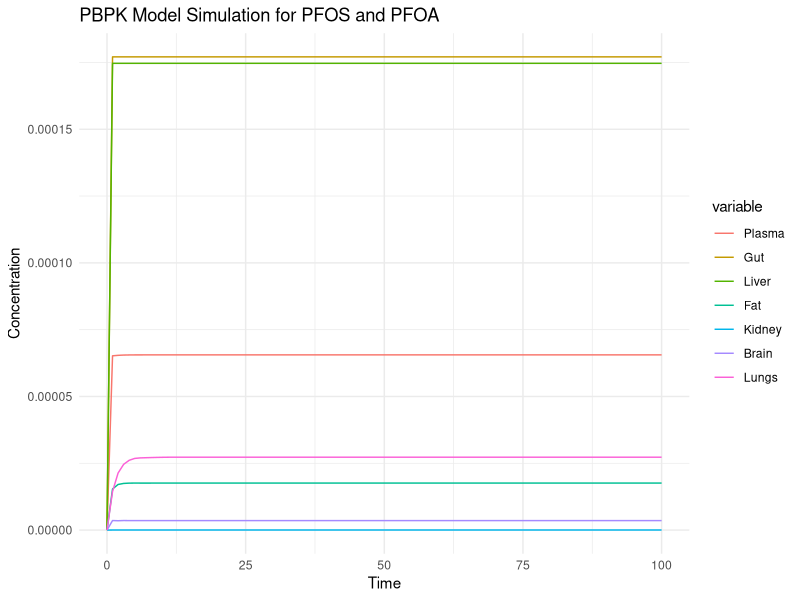
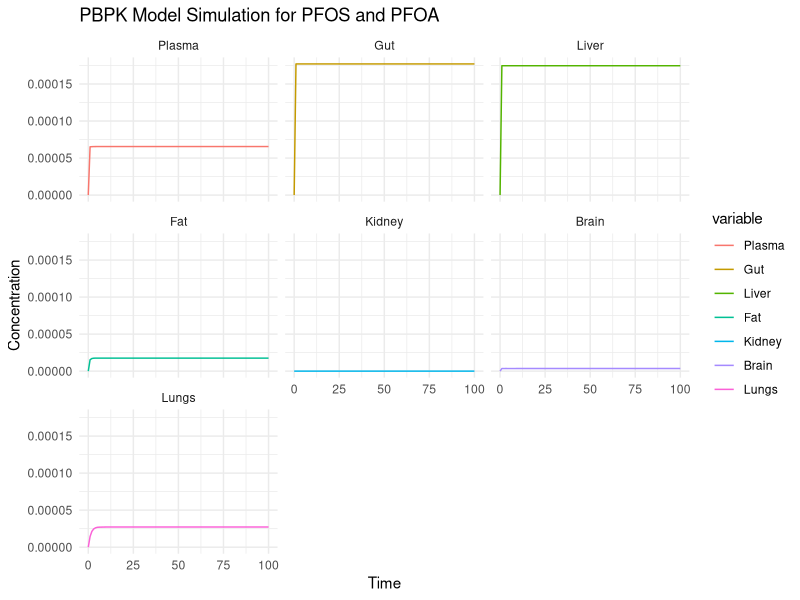

These charts were generated, in order, by the following R code: (Note: this script raises an error after producing the figures.)
## ---- chunk 1
knitr::opts_chunk$set(echo = TRUE)
## ---- chunk 2
## dx.doi.org/10.1016/j.toxlet.2014.01.007
library(tidyverse)
library(deSolve)

# Define the differential equations
pbpk_model <- function(time, state, parameters) {
  with(as.list(c(state, parameters)), {
    # Differential equations for each compartment
    dPlasma = Qgut * Gut/Kp_gut + Qliver * Liver/Kp_liver + Qkidney * Kidney/Kp_kidney + Qbrain * Brain/Kp_brain + Qlungs * Lungs/Kp_lungs - Qheart * Plasma
    dGut = intake - Qgut * Gut/Kp_gut
    dLiver = Qgut * Gut/Kp_gut - Qliver * Liver/Kp_liver
    dFat = Qfat * free * Plasma - Fat/Kp_fat
    dKidney = Qkidney * free * Plasma - Kidney/Kp_kidney - Tm * Kidney/(Kt + Kidney)
    dBrain = Qbrain * free * Plasma - Brain/Kp_brain
    dLungs = Qlungs * free * Plasma - Lungs/Kp_lungs

    # Return the rate of change
    return(list(c(dPlasma, dGut, dLiver, dFat, dKidney, dBrain, dLungs)))
  })
}

# Initial state values for each compartment
state <- c(Plasma = 0, Gut = 0, Liver = 0, Fat = 0, Kidney = 0, Brain = 0, Lungs = 0)

# Parameters including the extracted values
parameters <- list(Qgut = 56.47, Qliver = 58.97, Qfat = 19.03, Qkidney = 55.22, Qbrain = 10.61, Qlungs = 10.92, Qheart = 312,
                   Kp_fat = 0.47, Kp_liver = 1.03, Kp_kidney = 1.17, Kp_gut = 1.0, Kp_brain = 0.17, Kp_lungs = 1.27,
                   free = 0.03, Tm = 86.0, Kt = 0.0176, intake = 0.01) # Assume an intake rate, adjust as needed

# Time points for the simulation
time <- seq(0, 100, by = 1)

# Solve the model
# Solve the model
out <- ode(y = state, times = time, func = pbpk_model, parms = parameters)
out_df <- as.data.frame(out)

# Convert time to a long format for ggplot
out_long <- reshape2::melt(out_df, id.vars = "time")

# Plot the results using ggplot2
ggplot(data = out_long, aes(x = time, y = value, color = variable)) +
  geom_line() +
  labs(title = "PBPK Model Simulation for PFOS and PFOA",
       x = "Time",
       y = "Concentration") +
  theme_minimal()

ggplot(data = out_long, aes(x = time, y = value, color = variable)) +
  geom_line() +
  labs(title = "PBPK Model Simulation for PFOS and PFOA",
       x = "Time",
       y = "Concentration") +
  theme_minimal() +
  facet_wrap(~variable)


## ---- chunk 3

library(deSolve)
library(ggplot2)
library(reshape2)

# Define the parameters dataframe with cardiac output values for each compartment
parameters_df <- data.frame(
  Parameter = c("Qgut", "Qliver", "Qfat", "Qkidney", "Qbrain", "Qlungs", "Qrest_of_body",
                "Kp_gut_PFAS", "Kp_liver_PFAS", "Kp_fat_PFAS", "Kp_kidney_PFAS", "Kp_brain_PFAS", "Kp_lungs_PFAS", "Kp_rest_of_body_PFAS",
                "Kp_gut_PFOA", "Kp_liver_PFOA", "Kp_fat_PFOA", "Kp_kidney_PFOA", "Kp_brain_PFOA", "Kp_lungs_PFOA", "Kp_rest_of_body_PFOA",
                "free_PFAS", "free_PFOA", "intake_PFAS", "intake_PFOA"),
  Value = c(56.47, 58.97, 19.03, 55.22, 10.61, 10.92, 64.27,
            1.03, 2.67, 0.33, 1.26, 0.26, 0.15, 1,
            1.03, 2.20, 0.04, 1.05, 0.01, 0.15, 1,
            0.03, 0.03, 1, 1)
)

# Define the PBPK model function incorporating all compartments
pbpk_model <- function(time, state, parameters_df) {
  params <- setNames(parameters_df$Value, parameters_df$Parameter)
  
  with(as.list(c(state, params)), {
    # Differential equations for PFAS
    dPlasma_PFAS = Qgut * Gut_PFAS/Kp_gut_PFAS + Qliver * Liver_PFAS/Kp_liver_PFAS + Qkidney * Kidney_PFAS/Kp_kidney_PFAS + Qbrain * Brain_PFAS/Kp_brain_PFAS + Qlungs * Lungs_PFAS/Kp_lungs_PFAS + Qrest_of_body * Rest_of_body_PFAS/Kp_rest_of_body_PFAS - Plasma_PFAS + intake_PFAS
    dGut_PFAS = Qgut * (Plasma_PFAS - Gut_PFAS/Kp_gut_PFAS)
    dLiver_PFAS = Qliver * (Plasma_PFAS - Liver_PFAS/Kp_liver_PFAS)
    dFat_PFAS = Qfat * (Plasma_PFAS - Fat_PFAS/Kp_fat_PFAS)
    dKidney_PFAS = Qkidney * (Plasma_PFAS - Kidney_PFAS/Kp_kidney_PFAS)
    dBrain_PFAS = Qbrain * (Plasma_PFAS - Brain_PFAS/Kp_brain_PFAS)
    dLungs_PFAS = Qlungs * (Plasma_PFAS - Lungs_PFAS/Kp_lungs_PFAS)
    dRest_of_body_PFAS = Qrest_of_body * (Plasma_PFAS - Rest_of_body_PFAS/Kp_rest_of_body_PFAS)

    # Differential equations for PFOA
    dPlasma_PFOA = Qgut * Gut_PFOA/Kp_gut_PFOA + Qliver * Liver_PFOA/Kp_liver_PFOA + Qkidney * Kidney_PFOA/Kp_kidney_PFOA + Qbrain * Brain_PFOA/Kp_brain_PFOA + Qlungs * Lungs_PFOA/Kp_lungs_PFOA + Qrest_of_body * Rest_of_body_PFOA/Kp_rest_of_body_PFOA - Plasma_PFOA + intake_PFOA
    dGut_PFOA = Qgut * (Plasma_PFOA - Gut_PFOA/Kp_gut_PFOA)
    dLiver_PFOA = Qliver * (Plasma_PFOA - Liver_PFOA/Kp_liver_PFOA)
    dFat_PFOA = Qfat * (Plasma_PFOA - Fat_PFOA/Kp_fat_PFOA)
    dKidney_PFOA = Qkidney * (Plasma_PFOA - Kidney_PFOA/Kp_kidney_PFOA)
    dBrain_PFOA = Qbrain * (Plasma_PFOA - Brain_PFOA/Kp_brain_PFOA)
    dLungs_PFOA = Qlungs * (Plasma_PFOA - Lungs_PFOA/Kp_lungs_PFOA)
    dRest_of_body_PFOA = Qrest_of_body * (Plasma_PFOA - Rest_of_body_PFOA/Kp_rest_of_body_PFOA)

    # Return the rate of change
    return(list(c(dPlasma_PFAS, dGut_PFAS, dLiver_PFAS, dFat_PFAS, dKidney_PFAS, dBrain_PFAS, dLungs_PFAS, dRest_of_body_PFAS, 
                  dPlasma_PFOA, dGut_PFOA, dLiver_PFOA, dFat_PFOA, dKidney_PFOA, dBrain_PFOA, dLungs_PFOA, dRest_of_body_PFOA)))
  })
}

# Define initial states for each compartment for both PFAS and PFOA
state <- c(Plasma_PFAS = 0, Gut_PFAS = 0, Liver_PFAS = 0, Fat_PFAS = 0, Kidney_PFAS = 0, Brain_PFAS = 0, Lungs_PFAS = 0, Rest_of_body_PFAS = 0, 
           Plasma_PFOA = 0, Gut_PFOA = 0, Liver_PFOA = 0, Fat_PFOA = 0, Kidney_PFOA = 0, Brain_PFOA = 0, Lungs_PFOA = 0, Rest_of_body_PFOA = 0)

# Define time points for the simulation
time <- seq(0, 100, by = 1)

# Solve the model
out <- ode(y = state, times = time, func = pbpk_model, parms = parameters_df)

# Convert to data frame and melt for ggplot2
out_df <- as.data.frame(out)
out_long <- melt(out_df, id.vars = "time")

# Plot with ggplot2, including facet_wrap for both compounds
# Adjust the data frame for clearer facetting by compound type
out_long$Compound <- ifelse(grepl("PFAS", out_long$variable), "PFAS", "PFOA")
out_long$Compartment <- gsub("_PFAS|_PFOA", "", out_long$variable)

# Plot with ggplot2, including facet_wrap for each compound
ggplot(data = out_long, aes(x = time, y = value, color = Compartment)) +
  geom_line() +
  labs(title = "PBPK Model Simulation Over Time", x = "Time", y = "Concentration") +
  theme_minimal() +
  facet_wrap(~ Compound, scales = "free_y", ncol = 1) +
  theme(legend.position = "none")
